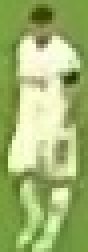
#> input picture development_and_analysis/cropped_img.jpg, 22 x 63 px, found by its file name (shown 4 times larger)
$ jupyter execute color_assignment.ipynb
#> lines starting #> are read from the running program, lines starting #| are printed output that depends on the picture
[cell 1]
import cv2
import matplotlib.pyplot as plt
import numpy as np
from sklearn.cluster import KMeans

[cell 2]
image_path = '/content/drive/MyDrive/Colab Notebooks/football_analytics/cropped_img.jpg'
image = cv2.imread(image_path)
#> image is the input picture: shape (63, 22, 3); mean B, G, R 112.3, 179.9, 160.1
image = cv2.cvtColor(image, cv2.COLOR_BGR2RGB)
plt.imshow(image)
plt.show()

[cell 3]
top_half_image = image[0: int(image.shape[0]/2), :]
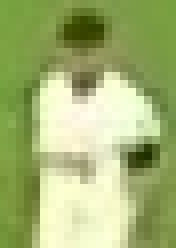
#> top_half_image: shape (31, 22, 3) (shown 8 times larger); mean R, G, B 163.6, 179.6, 116.2
plt.imshow(top_half_image)
plt.show()

[cell 4]
image_2d = top_half_image.reshape(-1, 3)
#> image_2d = 682 rows, first 8: [121, 163, 65], [119, 161, 63], [120, 160, 64], [122, 162, 66], [121, 156, 64], [123, 156, 65], [123, 153, 67], [128, 156, 71]
kmeans = KMeans(n_clusters=2,random_state=0)
kmeans.fit(image_2d)

labels = kmeans.labels_
clustered_image = labels.reshape(top_half_image.shape[0], top_half_image.shape[1])
plt.imshow(clustered_image)
plt.show()
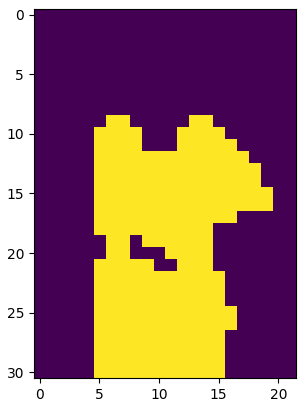
#> figure drawn by matplotlib, 1 panel

[cell 5]
corner_clusters = [clustered_image[0, 0], clustered_image[0, -1], clustered_image[-1, 0], clustered_image[-1, -1]]
#> corner_clusters = [0, 0, 0, 0]
non_player_clusters = max(set(corner_clusters), key=corner_clusters.count)
#> non_player_clusters = 0
print(non_player_clusters)
#| 0

[cell 6]
player_cluster = 1-non_player_clusters
#> player_cluster = 1
print(player_cluster)
#| 1

[cell 7]
kmeans.cluster_centers_[player_cluster]
#> Out = [237.9, 241.8, 199.8]
